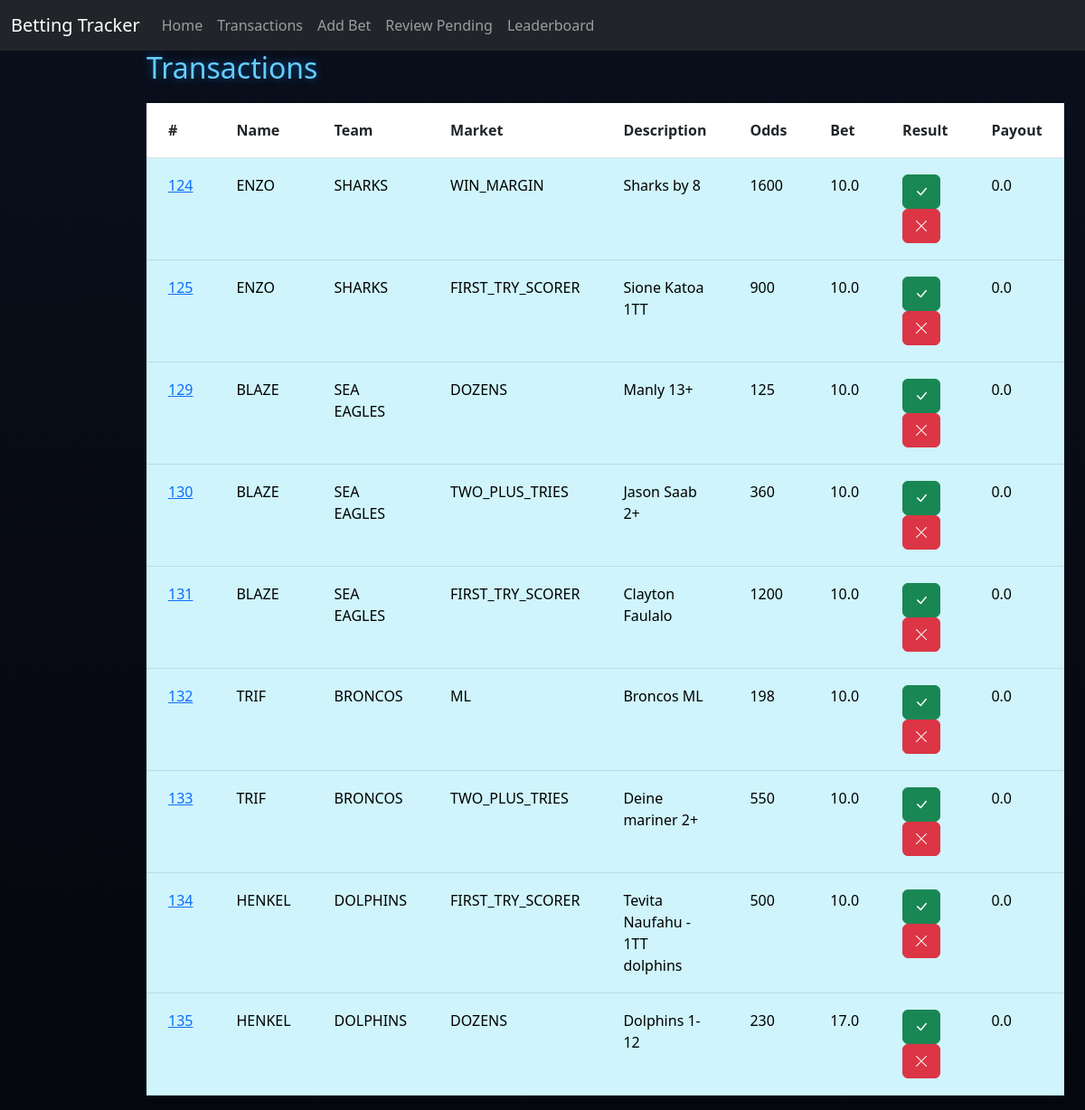
The page /review on the database as committed earlier.
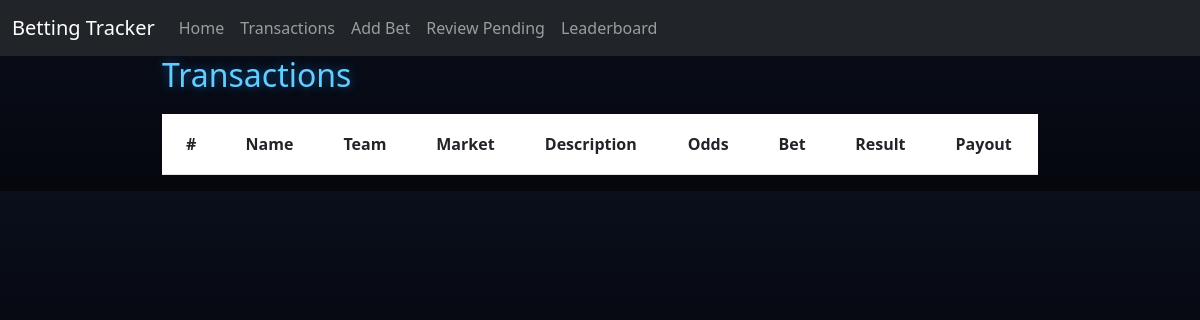
The same page on the database as committed later.
### tables this page shows
CREATE TABLE Transactions (
                            ID INTEGER PRIMARY KEY AUTOINCREMENT,
                            PlayerID INTEGER,
                            Team TEXT,
                            BetType TEXT,
                            Description TEXT,
                            Odds INTEGER,
                            AmountBet REAL,
                            Status TEXT,
                            AmountWon REAL,
                            FOREIGN KEY(PlayerID) REFERENCES Players(ID)
                        );

CREATE TABLE Players (
                        ID INTEGER PRIMARY KEY AUTOINCREMENT,
                        Name TEXT,
                        BetsPlaced INTEGER,
                        SuccessRate REAL,
                        Bank REAL
                    );

### app.py (the view, shortened to what this page needs)
@app.route("/review", methods=["GET", "POST"])
def review():
    db = get_db(DB)
    pending = db.execute("""
        SELECT Transactions.*, Players.Name
        FROM Transactions
        JOIN Players ON Players.ID = Transactions.PlayerID
        WHERE Status = 'Pending'
    """).fetchall()
    return render_template("review.html", transactions=pending)

### app.py (called while the page is built)
def get_db(DB):
    try:
        db = sqlite3.connect(DB)
        return db
    except sqlite3.Error as e:
        print(f"Error opening database: {e}")
        return None

### templates/review.html (shortened to what this page needs)
{% extends "base.html" %}
{% block content %}
<h2>Transactions</h2>
<table class="table transaction-table">
    <tr>
        <th>#</th>
        <th>Name</th>
        <th>Team</th>
        <th>Market</th>
        <th>Description</th>
        <th>Odds</th>
        <th>Bet</th>
        <th>Result</th>
        <th>Payout</th>
    </tr>
    {% for p in transactions %}
    <tr class="table-info">
        <td>
            <a href="{{ url_for('deleted', id=p[0]) }}">
                {{ p[0] }}
            </a>
        </td>
        <td>{{ p[9] }}</td>
        <td>{{ p[2] }}</td>
        <td>{{ p[3] }}</td>
        <td>{{ p[4] }}</td>
        <td>{{ p[5] }}</td>
        <td>{{ p[6] }}</td>
        <td>
            <form method="POST" action="{{ url_for('review') }}" style="display:inline;">
                <button class="btn btn-success">
                    <i class="bi bi-check-lg"></i>
                </button>
            </form>
            <form method="POST" action="{{ url_for('review') }}" style="display:inline;">
                <button class="btn btn-danger">
                    <i class="bi bi-x-lg"></i>
                </button>
            </form>
        </td>
        <td>{{ p[8] }}</td>
    </tr>
    {% endfor %}
</table>
{% endblock %}

Rows that differ between the two databases and show on the page:
no longer on this page (row edited): Transactions: ID "124", Name "ENZO", Team "SHARKS", BetType "WIN_MARGIN", Description "Sharks by 8", Odds "1600", AmountBet "10.0", AmountWon "0.0"
no longer on this page (row edited): Transactions: ID "125", Name "ENZO", Team "SHARKS", BetType "FIRST_TRY_SCORER", Description "Sione Katoa 1TT", Odds "900", AmountBet "10.0", AmountWon "0.0"
no longer on this page (row edited): Transactions: ID "129", Name "BLAZE", Team "SEA EAGLES", BetType "DOZENS", Description "Manly 13+", Odds "125", AmountBet "10.0", AmountWon "0.0"
no longer on this page (row edited): Transactions: ID "130", Name "BLAZE", Team "SEA EAGLES", BetType "TWO_PLUS_TRIES", Description "Jason Saab 2+", Odds "360", AmountBet "10.0", AmountWon "0.0"
no longer on this page (row edited): Transactions: ID "131", Name "BLAZE", Team "SEA EAGLES", BetType "FIRST_TRY_SCORER", Description "Clayton Faulalo", Odds "1200", AmountBet "10.0", AmountWon "0.0"
no longer on this page (row edited): Transactions: ID "132", Name "TRIF", Team "BRONCOS", BetType "ML", Description "Broncos ML", Odds "198", AmountBet "10.0", AmountWon "0.0"
no longer on this page (row edited): Transactions: ID "133", Name "TRIF", Team "BRONCOS", BetType "TWO_PLUS_TRIES", Description "Deine mariner 2+", Odds "550", AmountBet "10.0", AmountWon "0.0"
no longer on this page (row edited): Transactions: ID "134", Name "HENKEL", Team "DOLPHINS", BetType "FIRST_TRY_SCORER", Description "Tevita Naufahu - 1TT dolphins", Odds "500", AmountBet "10.0", AmountWon "0.0"
no longer on this page (row edited): Transactions: ID "135", Name "HENKEL", Team "DOLPHINS", BetType "DOZENS", Description "Dolphins 1-12", Odds "230", AmountBet "17.0", AmountWon "0.0"
